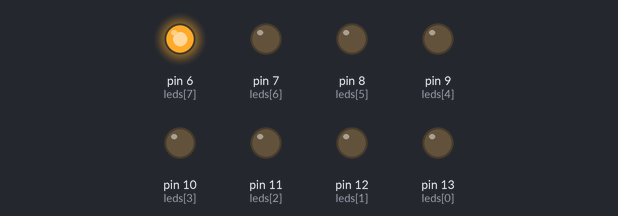
Recording of a sketch running on a simulated Arduino Uno, built with avr-gcc and run on an emulated ATmega328P. Shown: output pins drawn as LEDs (lit = HIGH).

Above: at 0.07 s.
At 0.87 s:
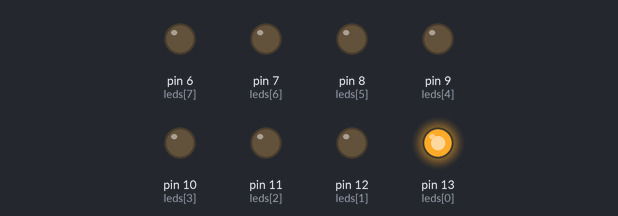
At 1.97 s:
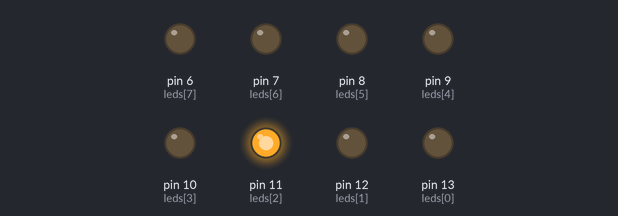
At 3.77 s:
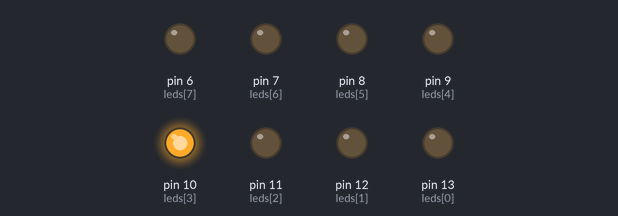
At 7.4 s:
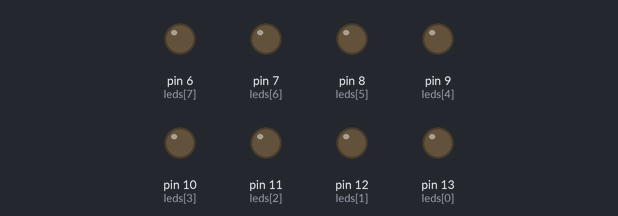
At 10.77 s:
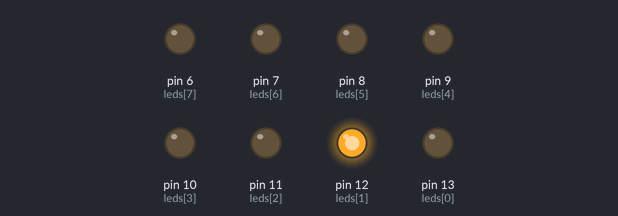
Timing chart, 0 to 11.1 s (numbered marks = the images above):
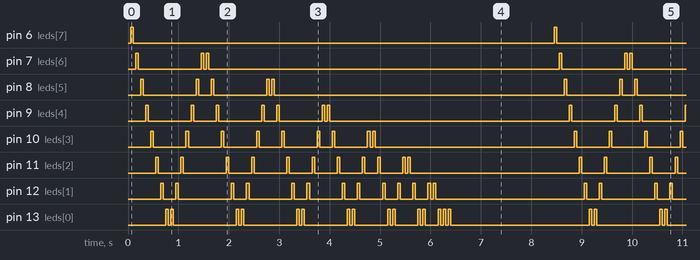

Measured:
- by itself, pin 6 (leds[7]): alternates HIGH for 0.05 s and LOW for 8.4 s
- by itself, pin 7 (leds[6]): repeats every 8.4 s: LOW 1.3 s, HIGH 0.05 s, LOW 0.05 s, HIGH 0.05 s, LOW 7.0 s, HIGH 0.05 s
- by itself, pin 11 (leds[2]), pin 12 (leds[1]), pin 13 (leds[0]): moves between LOW and HIGH, repeating every 8.4 s
- by itself, pin 8 (leds[5]): repeats every 8.4 s: LOW 1.1 s, HIGH 0.05 s, LOW 0.25 s, HIGH 0.05 s, LOW 1.1 s, HIGH 0.05 s, LOW 0.05 s, HIGH 0.05 s, LOW 5.8 s, HIGH 0.05 s
- by itself, pin 9 (leds[4]): repeats every 8.4 s: LOW 0.85 s, HIGH 0.05 s, LOW 0.45 s, HIGH 0.05 s, LOW 0.85 s, HIGH 0.05 s, LOW 0.25 s, HIGH 0.05 s, LOW 0.85 s, HIGH 0.05 s, LOW 0.05 s, HIGH 0.05 s, LOW 4.8 s, HIGH 0.05 s

The sketch:

EfeitoGravidadeEmLed.ino
```cpp
const byte leds[] = { 13, 12, 11, 10, 9, 8, 7, 6 };

const int blinkDelay = 50;

int i, j;

/*** Configuração ***/

void setup()
{
	for (i = 0; i < 8; i++) pinMode(leds[i], OUTPUT);
}

/*** Funções ***/

void blinkLed(int pin)
{
	delay(blinkDelay);
	digitalWrite(pin, HIGH);
	delay(blinkDelay);
	digitalWrite(pin, LOW);
}

void fall()
{
	for (j = 7 - i; j >=0; j--)
	{
		blinkLed(leds[j]);
	}
}

void bounce()
{
	for (j = 0; j <= 6 - i; j++)
	{
		blinkLed(leds[j]);
	}
}

/*** Programa ***/

void loop()
{
	for (i = 0; i < 8; i++)
	{
		fall();
		bounce();
	}
	digitalWrite(leds[7], LOW);
	delay(2000);
}
```
